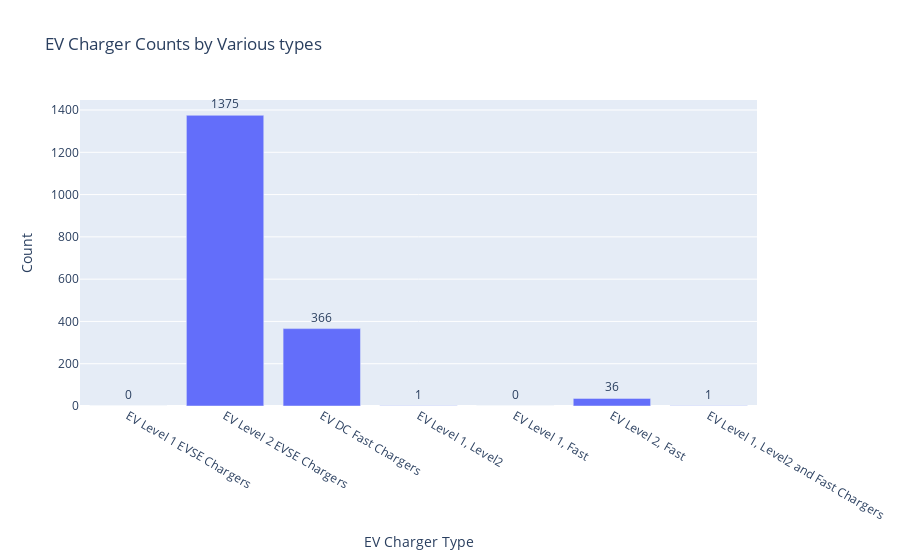

The code cell stored with this chart in its notebook:
### Code cell
# EV Charging station that supports all three level types
charger_df = charger_df.fillna(-1)

# Then creating columns that examine every other possible hybrid charging station
charger_df['EV Level 1 EVSE Chargers'] = np.where((charger_df['EV Level1 EVSE Num'] != -1) & 
                               (charger_df['EV Level2 EVSE Num'] == -1) & 
                                (charger_df['EV DC Fast Count'] == -1), 1,0)

charger_df['EV Level 2 EVSE Chargers'] = np.where((charger_df['EV Level1 EVSE Num'] == -1) & 
                               (charger_df['EV Level2 EVSE Num'] != -1) & 
                                (charger_df['EV DC Fast Count'] == -1), 1,0)

charger_df['EV DC Fast Chargers'] = np.where((charger_df['EV Level1 EVSE Num'] == -1) & 
                               (charger_df['EV Level2 EVSE Num'] == -1) & 
                                (charger_df['EV DC Fast Count'] != -1), 1,0)

charger_df['EV Level 1, Level2'] = np.where((charger_df['EV Level1 EVSE Num'] != -1) & 
                               (charger_df['EV Level2 EVSE Num'] != -1) & 
                                (charger_df['EV DC Fast Count'] == -1), 1,0)

charger_df['EV Level 1, Fast'] = np.where((charger_df['EV Level1 EVSE Num'] != -1) & 
                               (charger_df['EV Level2 EVSE Num'] == -1) & 
                                (charger_df['EV DC Fast Count'] != -1), 1,0)

charger_df['EV Level 2, Fast'] = np.where((charger_df['EV Level1 EVSE Num'] == -1) & 
                               (charger_df['EV Level2 EVSE Num'] != -1) & 
                                (charger_df['EV DC Fast Count'] != -1), 1,0)

charger_df['EV Level 1, Level2 and Fast Chargers'] = np.where((charger_df['EV Level1 EVSE Num'] != -1) & 
                               (charger_df['EV Level2 EVSE Num'] != -1) & 
                                (charger_df['EV DC Fast Count'] != -1), 1,0)

# After creating these columns, we can sum then up and plot the different types of chargers in BC
 
charger_df_count = charger_df.sum()
charger_df_count = pd.DataFrame(charger_df_count)
charger_df_count = charger_df_count.iloc[3:]
charger_df_count = charger_df_count.reset_index()
charger_df_count = charger_df_count.rename(columns={"index": "EV Charger Type", 0: 'Count'})

fig = px.bar(charger_df_count, x='EV Charger Type', y='Count',height=600, text='Count',
            title="EV Charger Counts by Various types")
fig.update_traces(textfont_size=12, textangle=0, textposition="outside", cliponaxis=False)
fig.show()

### Figure 1 — Plotly figure (JSON) as saved in the notebook; plotly's stock layout.template omitted (floating-point values rounded to 4 significant figures)
{"data": [{"alignmentgroup": "True", "cliponaxis": false, "hovertemplate": "EV Charger Type=%{x}<br>Count=%{text}<extra></extra>", "legendgroup": "", "marker": {"color": "#636efa", "pattern": {"shape": ""}}, "name": "", "offsetgroup": "", "orientation": "v", "showlegend": false, "text": [0, 1375, 366, 1, 0, 36, 1], "textangle": 0, "textfont": {"size": 12}, "textposition": "outside", "type": "bar", "x": ["EV Level 1 EVSE Chargers", "EV Level 2 EVSE Chargers", "EV DC Fast Chargers", "EV Level 1, Level2", "EV Level 1, Fast", "EV Level 2, Fast", "EV Level 1, Level2 and Fast Chargers"], "xaxis": "x", "y": [0, 1375, 366, 1, 0, 36, 1], "yaxis": "y"}], "layout": {"autosize": true, "barmode": "relative", "legend": {"tracegroupgap": 0}, "title": {"text": "EV Charger Counts by Various types"}, "xaxis": {"anchor": "y", "autorange": true, "domain": [0, 1], "range": [-0.5, 6.5], "title": {"text": "EV Charger Type"}, "type": "category"}, "yaxis": {"anchor": "x", "autorange": true, "domain": [0, 1], "range": [0, 1447.0], "title": {"text": "Count"}, "type": "linear"}}}
